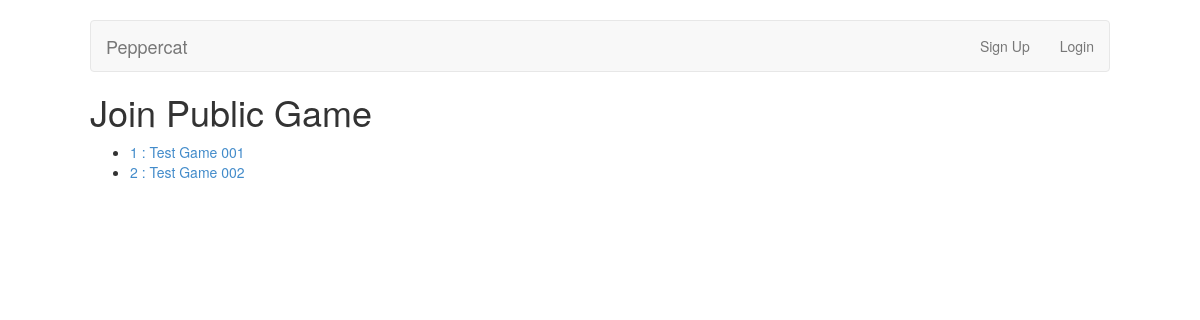
The app's page /game/public, older data.
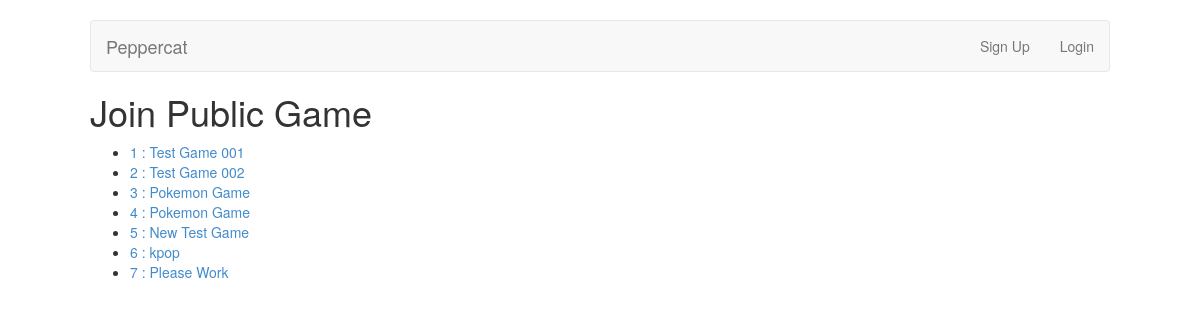
The same page, newer data.
### peppercat/models.py (models this page shows, shortened)
class Game(db.Model):
	__tablename__ = 'games'
	id            = db.Column(db.Integer, primary_key = True)
	name          = db.Column(db.String())
	date          = db.Column(db.DateTime())
	private       = db.Column(db.Boolean())
	current_scene = db.Column(db.Integer, db.ForeignKey('scenes.id'))
	game_master   = db.Column(db.Integer, db.ForeignKey('users.id'))

### peppercat/routes.py (the view)
@app.route('/game/public')
def public_games():
	public_games = Game.query.filter_by(private = False).all()
	return render_template('public_games.html', gamelist = public_games)

### peppercat/templates/public_games.html
{% extends "layout.html" %}
{% block content %}
	<h1>Join Public Game</h1>
	{% if gamelist %}
		<ul>
		{% for game in gamelist %}
			<li><a href="{{ url_for('join_game', id = game.id) }}">{{ game.id }} : {{ game.name }}</a></li>
		{% endfor %}
		</ul>
	{% endif %}
{% endblock %}

Row changes from the older to the newer data that the page shows:
added Game: id "3", name "Pokemon Game"
added Game: id "4", name "Pokemon Game"
added Game: id "5", name "New Test Game"
added Game: id "6", name "kpop"
added Game: id "7", name "Please Work"
